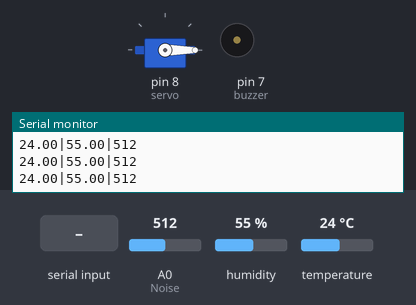
The sketch below on a simulated Arduino Uno, built with avr-gcc and run on an emulated ATmega328P. Shown: servo, buzzer (waves = sounding), the last lines printed to the serial monitor. The test bench sets the inputs (shaded band); at power-on: A0 (Noise) = 512, humidity 55 %, temperature 24 °C.

Above: at 1.2 s.
1.3 s: "2" received over Serial
At 1.91 s:
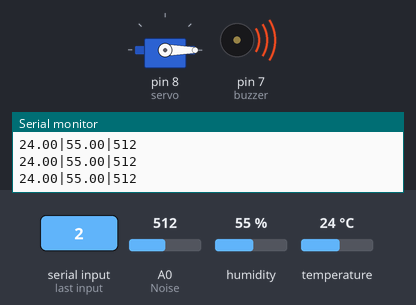
3.6 s: "3" received over Serial
At 5.8 s:
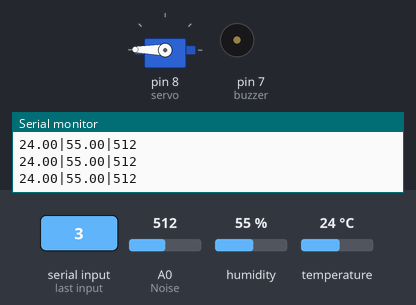
6.1 s: "2" received over Serial
At 6.51 s:
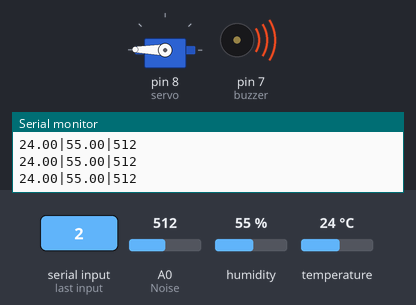
Timing chart, 0 to 9.1 s (numbered marks = the images above; inputs shaded):
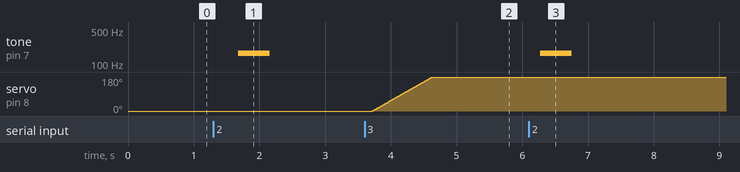

Measured:
- after the input at 1.3 s, tone on pin 7 (buzzer): silent → 166 Hz after 0.38 s, → silent 0.48 s later
- after the input at 3.6 s, servo on pin 8 (servo): moves from 0° to 179° over 0.90 s, starting after 0.11 s
- after the input at 6.1 s, tone on pin 7 (buzzer): silent → 166 Hz after 0.18 s, → silent 0.48 s later

The sketch:

scancard.ino
```cpp
#include <SPI.h>
#include <MFRC522.h>
#include <Servo.h>
#include "DHT.h"

#define RST_PIN 9
#define SS_PIN 10
#define DHT11_PIN 6
#define Noise A0

DHT dht11(DHT11_PIN, DHT11);
Servo servo;

byte readCard[4];
String tagID = "";
int buzzer = 7;
int angle = 0;

// Create instances
MFRC522 mfrc522(SS_PIN, RST_PIN);


boolean getID(){
  if ( ! mfrc522.PICC_IsNewCardPresent()) { //If a new PICC placed to RFID reader continue
  return false;
  }
  if ( ! mfrc522.PICC_ReadCardSerial()) { //Since a PICC placed get Serial and continue
  return false;
  }
  tagID = "";
  for ( uint8_t i = 0; i < 4; i++) { // The MIFARE PICCs that we use have 4 byte UID
  tagID.concat(String(mfrc522.uid.uidByte[i], HEX)); // Adds the 4 bytes in a single String variable
  }
  tagID.toUpperCase();
  mfrc522.PICC_HaltA(); // Stop reading
  return true;
}

void buzz(int del){
  for(int i=0;i<80;i++){
    digitalWrite(buzzer,HIGH);
    delay(del);//wait for 1ms
    digitalWrite(buzzer,LOW);
    delay(del);//wait for 1ms
  }
}

void setup()
{
  // Initiating
  Serial.begin(9600);
  SPI.begin(); // SPI bus
  dht11.begin();
  mfrc522.PCD_Init(); // MFRC522
  servo.attach(8);
  servo.write(0);
  pinMode(buzzer,OUTPUT);
  pinMode(Noise, INPUT);
}

void loop(){
  float humi  = dht11.readHumidity();
  float tempC = dht11.readTemperature();
  int dcb = analogRead(Noise);
  String env = String(tempC) + "|" + String(humi) + "|" + String(dcb);
  Serial.println(env); // Send the data

  delay(500);
  if(Serial.available()>0){
    int action = Serial.read();
    if(action == 50){
      buzz(3);
    }else if(action == 51){
      if(angle < 180){
        for(angle = 0; angle < 180; angle++){
          servo.write(angle);
          delay(5);
        }
      }else{
        for(angle = 180; angle > 0; angle--){
          servo.write(angle);
          delay(5);
       }
      }
    }
  }
  while (getID()){
      Serial.println("tag");
      delay(100);
      Serial.println(tagID);
      delay(3000);
      if(Serial.available()>0){
         int found = Serial.read();
         delay(100);
         //Serial.println(found);
         delay(100);
         if(found == 49){
           buzz(1);
           if(angle < 180){
             for(angle = 0; angle < 180; angle++){
               servo.write(angle);
               delay(5);
             }
           }else{
             for(angle = 180; angle > 0; angle--){
               servo.write(angle);
               delay(5);
             }
           }
         }else if(found == 48){
            buzz(2);
         }
      }
   }
}
```
